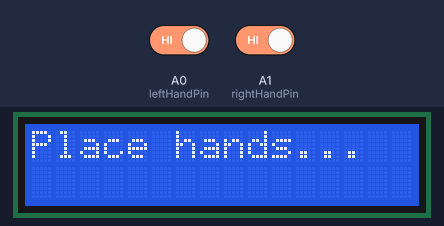
Bench run of a sketch on a simulated Arduino Uno, built with avr-gcc and run on an emulated ATmega328P. Shown: 16×2 character LCD. Inputs (shaded band) come from the test bench; at power-on: A0 (leftHandPin) HIGH, A1 (rightHandPin) HIGH.

Above: at 2.7 s.
2.8 s: A0 (leftHandPin) driven LOW and A1 (rightHandPin) driven LOW
At 3.9 s:
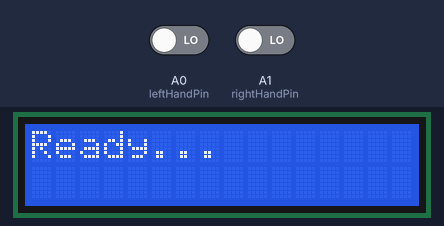
4.3 s: A0 (leftHandPin) driven HIGH and A1 (rightHandPin) driven HIGH
At 4.5 s:
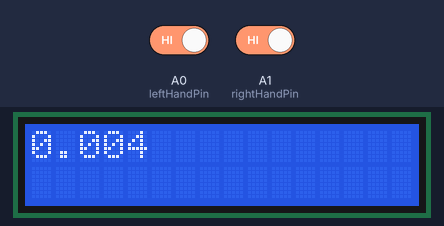
6.7 s: A0 (leftHandPin) driven LOW
At 7.8 s:
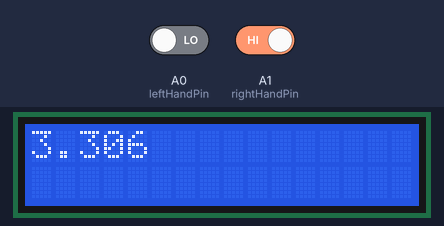
9.1 s: A1 (rightHandPin) driven LOW
At 10.3 s:
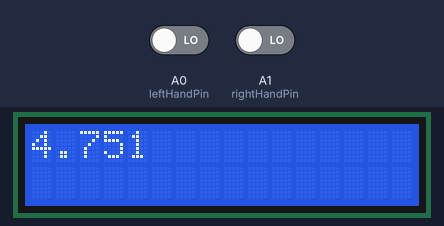
Timing chart, 0 to 11.6 s (numbered marks = the images above; inputs shaded):
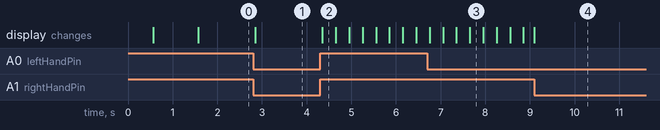

Measured:
- after the input at 2.8 s, the display: changes after 0.05 s (image 1)
- after the input at 4.3 s, the display: changes after 0.05 s (image 2)

The sketch:

Speedcube_timer.ino
```cpp
/*
  Speedcube Timer (with INPUT_PULLUP, debounce, and LCD startup fix)
  Place hands on both buttons (to ground). When both are released, timer starts.
  When both buttons are pressed, timer stops and displays final time until Arduino reset.
  Uses millis() for timing and formats time up to minutes.
*/
#include <LiquidCrystal.h>

// LCD pins
const int lcd_rs = 12;
const int lcd_e  = 6;
const int lcd_D4 = 11;
const int lcd_D5 = 10;
const int lcd_D6 = 9;
const int lcd_D7 = 7;
LiquidCrystal lcd(lcd_rs, lcd_e, lcd_D4, lcd_D5, lcd_D6, lcd_D7);

// Hand buttons: wired between pin and GND, using internal pull-ups
const int leftHandPin  = A0;
const int rightHandPin = A1;

// State variables
bool running = false;
bool done    = false;
unsigned long startTime = 0;
unsigned long elapsed   = 0;

// Debounce delay in milliseconds
const unsigned long debounceDelay = 50;

void setup() {
  // Wait for LCD power stability
  delay(500);

  // Initialize LCD
  lcd.begin(16, 2);
  lcd.clear();
  lcd.print("Speedcube Timer");
  delay(1000);
  lcd.clear();

  // Initialize button pins with pull-ups
  pinMode(leftHandPin, INPUT_PULLUP);
  pinMode(rightHandPin, INPUT_PULLUP);

  lcd.print("Place hands...");
}

void loop() {
  // Read button states (LOW = pressed)
  bool leftPressed  = (digitalRead(leftHandPin) == LOW);
  bool rightPressed = (digitalRead(rightHandPin) == LOW);

  if (!running && !done) {
    // Waiting for start: must press both to arm
    if (leftPressed && rightPressed) {
      delay(debounceDelay); // debounce
      if (digitalRead(leftHandPin) == LOW && digitalRead(rightHandPin) == LOW) {
        lcd.clear();
        lcd.print("Ready...");

        // Wait until both are released to start
        while (digitalRead(leftHandPin)==LOW || digitalRead(rightHandPin)==LOW) {
          delay(1);
        }
        delay(debounceDelay); // debounce
        startTime = millis();
        running = true;
        lcd.clear();
      }
    }
  }

  if (running) {
    // Update running time
    unsigned long now = millis();
    elapsed = now - startTime;
    displayTime(elapsed);

    // Stop when both pressed
    if (digitalRead(leftHandPin)==LOW && digitalRead(rightHandPin)==LOW) {
      delay(debounceDelay); // debounce
      if (digitalRead(leftHandPin)==LOW && digitalRead(rightHandPin)==LOW) {
        running = false;
        done    = true;
        displayTime(elapsed);
      }
    }
  }

  if (done) {
    // Do nothing: hold final time until Arduino reset
  }
}

// Display elapsed time in mm:ss.mmm or sss.mmm
void displayTime(unsigned long ms) {
  unsigned int minutes = ms / 60000;
  unsigned int seconds = (ms % 60000) / 1000;
  unsigned int millisec = ms % 1000;

  char buf[16];
  if (minutes > 0) {
    sprintf(buf, "%u:%02u.%03u", minutes, seconds, millisec);
  } else {
    sprintf(buf, "%u.%03u", seconds, millisec);
  }

  lcd.setCursor(0, 0);
  lcd.print(buf);
}
```
